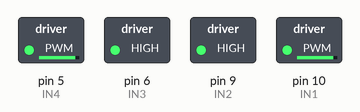
A sketch run on a simulated Arduino Uno, built with avr-gcc and run on an emulated ATmega328P. Parts: switched loads named in the sketch (green lamp = pin HIGH).

Above: at 0.1 s.
Timing chart, 0 to 1.6 s (numbered marks = the images above):
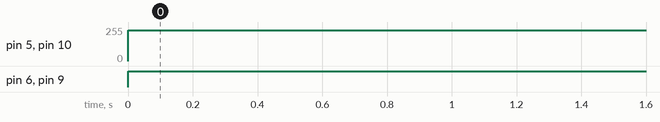

Measured:
- by itself, pin 5 (IN4), pin 10 (IN1): 0/255 → 230/255 at 0.00 s
- by itself, pin 6 (IN3), pin 9 (IN2): LOW → HIGH at 0.00 s

The sketch:

1_DRV8833_slow_decay_mode.ino
```cpp
// This program is used to test the motors (slow decay mode)

// Arduino pins
int IN1 = 10;
int IN2 = 9;
int IN3 = 6;
int IN4 = 5;

int speed = 25; // Value between 0 and 255 (Voltage must not exceed max motor voltage - measure this!)

void setup() {

  pinMode(IN1, OUTPUT);
  pinMode(IN2, OUTPUT);
  pinMode(IN3, OUTPUT);
  pinMode(IN4, OUTPUT);
}

void loop() {

  /* Motor 1 */
  analogWrite(IN1, 255 - speed); // Slow decay mode
  digitalWrite(IN2, HIGH);

  /* Motor 2 */
  digitalWrite(IN3, HIGH);
  analogWrite(IN4, 255 - speed); // Slow decay mode
}
```
